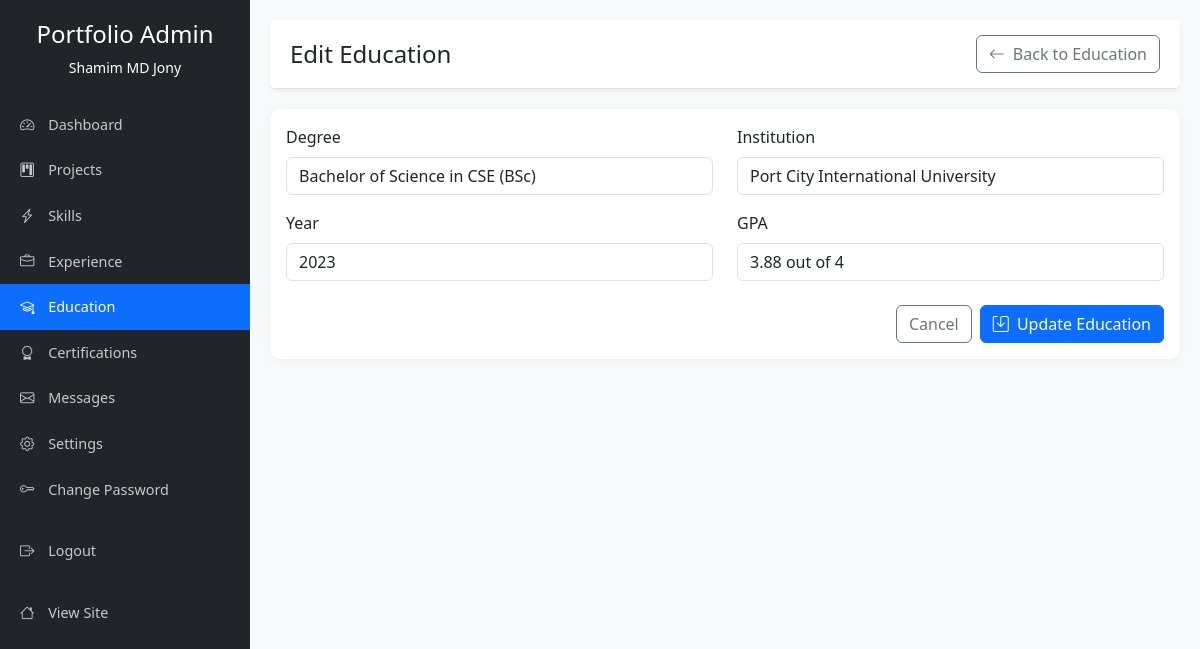
/dashboard/educations/edit/1 (signed in), run on the app's committed database.
### models.py (models this page shows)
class Education(db.Model):
    id = db.Column(db.Integer, primary_key=True)
    degree = db.Column(db.String(100), nullable=False)
    institution = db.Column(db.String(100), nullable=False)
    year = db.Column(db.Integer, nullable=False)
    gpa = db.Column(db.String(20))
    created_at = db.Column(db.DateTime, default=datetime.utcnow)

### app.py (the view, shortened to what this page needs)
@app.route('/dashboard/educations/edit/<int:id>', methods=['GET', 'POST'])
@login_required
def edit_education(id):
    education = Education.query.get_or_404(id)
    form = EducationForm(obj=education)
    return render_template('admin/educations/edit.html', form=form, education=education)

### forms.py
class EducationForm(FlaskForm):
    degree = StringField('Degree', validators=[DataRequired(), Length(max=100)])
    institution = StringField('Institution', validators=[DataRequired(), Length(max=100)])
    year = IntegerField('Year', validators=[DataRequired()])
    gpa = StringField('GPA', validators=[Optional(), Length(max=20)])

### app.py (called while the page is built)
@login_manager.user_loader
def load_user(user_id):
    return User.query.get(int(user_id))

@app.before_request
def track_visitor():
    if request.method == 'GET' and not request.path.startswith('/dashboard') and not request.path.startswith('/admin') and not request.path.startswith('/static'):
        try:
            visitor = Visitor(
                page=request.path,
                ip_address=request.remote_addr,
                user_agent=request.user_agent.string if request.user_agent else None,
                referrer=request.referrer
            )
            db.session.add(visitor)
            db.session.commit()
        except Exception as e:
            print(f"Error tracking visitor: {e}")
            db.session.rollback()

### templates/admin/educations/edit.html (shortened to what this page needs)
{% extends 'admin/base.html' %}
{% block header_title %}Edit Education{% endblock %}
{% block header_actions %}
<a href="{{ url_for('manage_educations') }}" class="btn btn-outline-secondary">
    <i class="bi bi-arrow-left me-1"></i> Back to Education
</a>
{% endblock %}
{% block content %}
<div class="card">
    <div class="card-body">
        <form method="POST" action="{{ url_for('edit_education', id=education.id) }}">
            <div class="row mb-3">
                <div class="col-md-6">
                    <label for="degree" class="form-label">Degree</label>
                    {{ form.degree(class="form-control" + (" is-invalid" if form.degree.errors else "")) }}
                </div>
                <div class="col-md-6">
                    <label for="institution" class="form-label">Institution</label>
                    {{ form.institution(class="form-control" + (" is-invalid" if form.institution.errors else "")) }}
                </div>
            </div>
            <div class="row mb-4">
                <div class="col-md-6">
                    <label for="year" class="form-label">Year</label>
                    {{ form.year(class="form-control" + (" is-invalid" if form.year.errors else ""), type="number") }}
                </div>
                <div class="col-md-6">
                    <label for="gpa" class="form-label">GPA</label>
                    {{ form.gpa(class="form-control" + (" is-invalid" if form.gpa.errors else "")) }}
                </div>
            </div>
            <div class="d-flex justify-content-end">
                <a href="{{ url_for('manage_educations') }}" class="btn btn-outline-secondary me-2">Cancel</a>
                <button type="submit" class="btn btn-primary">
                    <i class="bi bi-save me-1"></i> Update Education
                </button>
            </div>
        </form>
    </div>
</div>
{% endblock %}

### templates/admin/base.html (style rules this page uses)
body { font-family: 'Segoe UI', Tahoma, Geneva, Verdana, sans-serif; background-color: #f8f9fa; }
.card { border: none; border-radius: 10px; box-shadow: 0 2px 10px rgba(0, 0, 0, 0.05); margin-bottom: 20px; }
.btn-primary { background-color: #0d6efd; border-color: #0d6efd; }

### data on the page
Education: degree "Bachelor of Science in CSE (BSc)", institution "Port City International University", year "2023", gpa "3.88 out of 4"
